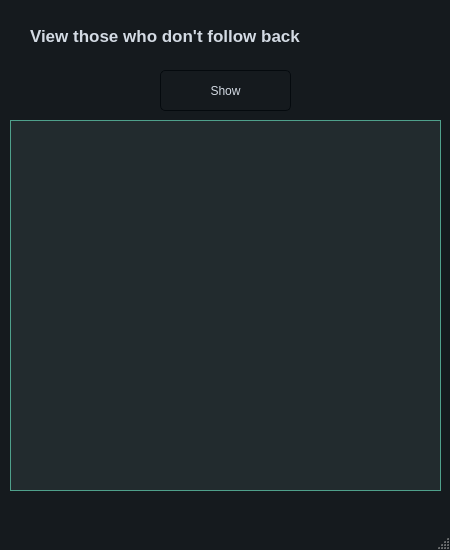
<?xml version="1.0" encoding="UTF-8"?>
<ui version="4.0">
 <class>MainWindow</class>
 <widget class="QMainWindow" name="MainWindow">
  <property name="geometry">
   <rect>
    <x>0</x>
    <y>0</y>
    <width>450</width>
    <height>550</height>
   </rect>
  </property>
  <property name="minimumSize">
   <size>
    <width>450</width>
    <height>550</height>
   </size>
  </property>
  <property name="maximumSize">
   <size>
    <width>450</width>
    <height>550</height>
   </size>
  </property>
  <property name="windowTitle">
   <string>MainWindow</string>
  </property>
  <property name="styleSheet">
   <string notr="true">/*
ManjaroMix Style Sheet for QT Applications
Author: Jaime A. Quiroga P.
Company: GTRONICK
Last updated: 25/02/2020, 15:42.
Available at: https://github.com/GTRONICK/QSS/blob/master/ManjaroMix.qss
*/
QMainWindow {
	background-color:#151a1e;
}
QCalendar {
	background-color: #151a1e;
}
QTextEdit {
	border-width: 1px;
	border-style: solid;
	border-color: #4fa08b;
	background-color: #222b2e;
	color: #d3dae3;
}
QPlainTextEdit {
	border-width: 1px;
	border-style: solid;
	border-color: #4fa08b;
	background-color: #222b2e;
	color: #d3dae3;
}
QToolButton {
	border-style: solid;
	border-top-color: qlineargradient(spread:pad, x1:0.5, y1:1, x2:0.5, y2:0, stop:0 rgb(215, 215, 215), stop:1 rgb(222, 222, 222));
	border-right-color: qlineargradient(spread:pad, x1:0, y1:0.5, x2:1, y2:0.5, stop:0 rgb(217, 217, 217), stop:1 rgb(227, 227, 227));
	border-left-color: qlineargradient(spread:pad, x1:0, y1:0.5, x2:1, y2:0.5, stop:0 rgb(227, 227, 227), stop:1 rgb(217, 217, 217));
	border-bottom-color: qlineargradient(spread:pad, x1:0.5, y1:1, x2:0.5, y2:0, stop:0 rgb(215, 215, 215), stop:1 rgb(222, 222, 222));
	border-width: 1px;
	border-radius: 5px;
	color: #d3dae3;
	padding: 2px;
	background-color: rgb(255,255,255);
}
QToolButton:hover{
	border-style: solid;
	border-top-color: qlineargradient(spread:pad, x1:0.5, y1:1, x2:0.5, y2:0, stop:0 rgb(195, 195, 195), stop:1 rgb(222, 222, 222));
	border-right-color: qlineargradient(spread:pad, x1:0, y1:0.5, x2:1, y2:0.5, stop:0 rgb(197, 197, 197), stop:1 rgb(227, 227, 227));
	border-left-color: qlineargradient(spread:pad, x1:0, y1:0.5, x2:1, y2:0.5, stop:0 rgb(227, 227, 227), stop:1 rgb(197, 197, 197));
	border-bottom-color: qlineargradient(spread:pad, x1:0.5, y1:1, x2:0.5, y2:0, stop:0 rgb(195, 195, 195), stop:1 rgb(222, 222, 222));
	border-width: 1px;
	border-radius: 5px;
	color: rgb(0,0,0);
	padding: 2px;
	background-color: rgb(255,255,255);
}
QToolButton:pressed{
	border-style: solid;
	border-top-color: qlineargradient(spread:pad, x1:0.5, y1:1, x2:0.5, y2:0, stop:0 rgb(215, 215, 215), stop:1 rgb(222, 222, 222));
	border-right-color: qlineargradient(spread:pad, x1:0, y1:0.5, x2:1, y2:0.5, stop:0 rgb(217, 217, 217), stop:1 rgb(227, 227, 227));
	border-left-color: qlineargradient(spread:pad, x1:0, y1:0.5, x2:1, y2:0.5, stop:0 rgb(227, 227, 227), stop:1 rgb(217, 217, 217));
	border-bottom-color: qlineargradient(spread:pad, x1:0.5, y1:1, x2:0.5, y2:0, stop:0 rgb(215, 215, 215), stop:1 rgb(222, 222, 222));
	border-width: 1px;
	border-radius: 5px;
	color: rgb(0,0,0);
	padding: 2px;
	background-color: rgb(142,142,142);
}
QPushButton{
	border-style: solid;
	border-color: #050a0e;
	border-width: 1px;
	border-radius: 5px;
	color: #d3dae3;
	padding: 2px;
	background-color: #151a1e;
}
QPushButton::default{
	border-style: solid;
	border-color: #050a0e;
	border-width: 1px;
	border-radius: 5px;
	color: #FFFFFF;
	padding: 2px;
	background-color: #151a1e;;
}
QPushButton:hover{
	border-style: solid;
	border-color: #050a0e;
	border-width: 1px;
	border-radius: 5px;
	color: #d3dae3;
	padding: 2px;
	background-color: #1c1f1f;
}
QPushButton:pressed{
	border-style: solid;
	border-color: #050a0e;
	border-width: 1px;
	border-radius: 5px;
	color: #d3dae3;
	padding: 2px;
	background-color: #2c2f2f;
}
QPushButton:disabled{
	border-style: solid;
	border-top-color: qlineargradient(spread:pad, x1:0.5, y1:1, x2:0.5, y2:0, stop:0 rgb(215, 215, 215), stop:1 rgb(222, 222, 222));
	border-right-color: qlineargradient(spread:pad, x1:0, y1:0.5, x2:1, y2:0.5, stop:0 rgb(217, 217, 217), stop:1 rgb(227, 227, 227));
	border-left-color: qlineargradient(spread:pad, x1:0, y1:0.5, x2:1, y2:0.5, stop:0 rgb(227, 227, 227), stop:1 rgb(217, 217, 217));
	border-bottom-color: qlineargradient(spread:pad, x1:0.5, y1:1, x2:0.5, y2:0, stop:0 rgb(215, 215, 215), stop:1 rgb(222, 222, 222));
	border-width: 1px;
	border-radius: 5px;
	color: #808086;
	padding: 2px;
	background-color: rgb(142,142,142);
}
QLineEdit {
	border-width: 1px;
	border-style: solid;
	border-color: #4fa08b;
	background-color: #222b2e;
	color: #d3dae3;
}
QLabel {
	color: #d3dae3;
}
QLCDNumber {
	color: #4d9b87;
}
QProgressBar {
	text-align: center;
	color: #d3dae3;
	border-radius: 10px;
	border-color: transparent;
	border-style: solid;
	background-color: #52595d;
}
QProgressBar::chunk {
	background-color: #214037	;
	border-radius: 10px;
}
QMenuBar {
	background-color: #151a1e;
}
QMenuBar::item {
	color: #d3dae3;
  	spacing: 3px;
  	padding: 1px 4px;
	background-color: #151a1e;
}

QMenuBar::item:selected {
  	background-color: #252a2e;
	color: #FFFFFF;
}
QMenu {
	background-color: #151a1e;
}
QMenu::item:selected {
	background-color: #252a2e;
	color: #FFFFFF;
}
QMenu::item {
	color: #d3dae3;
	background-color: #151a1e;
}
QTabWidget {
	color:rgb(0,0,0);
	background-color:#000000;
}
QTabWidget::pane {
		border-color: #050a0e;
		background-color: #1e282c;
		border-style: solid;
		border-width: 1px;
    	border-bottom-left-radius: 4px;
		border-bottom-right-radius: 4px;
}
QTabBar::tab:first {
	border-style: solid;
	border-left-width:1px;
	border-right-width:0px;
	border-top-width:1px;
	border-bottom-width:0px;
	border-top-color: #050a0e;
	border-left-color: #050a0e;
	border-bottom-color: #050a0e;
	border-top-left-radius: 4px;
	color: #d3dae3;
	padding: 3px;
	margin-left:0px;
	background-color: #151a1e;
}
QTabBar::tab:last {
	border-style: solid;
	border-top-width:1px;
	border-left-width:1px;
	border-right-width:1px;
	border-bottom-width:0px;
	border-color: #050a0e;
	border-top-right-radius: 4px;
	color: #d3dae3;
	padding: 3px;
	margin-left:0px;
	background-color: #151a1e;
}
QTabBar::tab {
	border-style: solid;
	border-top-width:1px;
	border-bottom-width:0px;
	border-left-width:1px;
	border-top-color: #050a0e;
	border-left-color: #050a0e;
	border-bottom-color: #050a0e;
	color: #d3dae3;
	padding: 3px;
	margin-left:0px;
	background-color: #151a1e;
}
QTabBar::tab:selected, QTabBar::tab:last:selected, QTabBar::tab:hover {
  	border-style: solid;
  	border-left-width:1px;
	border-bottom-width:0px;
	border-right-color: transparent;
	border-top-color: #050a0e;
	border-left-color: #050a0e;
	border-bottom-color: #050a0e;
	color: #FFFFFF;
	padding: 3px;
	margin-left:0px;
	background-color: #1e282c;
}

QTabBar::tab:selected, QTabBar::tab:first:selected, QTabBar::tab:hover {
  	border-style: solid;
  	border-left-width:1px;
  	border-bottom-width:0px;
  	border-top-width:1px;
	border-right-color: transparent;
	border-top-color: #050a0e;
	border-left-color: #050a0e;
	border-bottom-color: #050a0e;
	color: #FFFFFF;
	padding: 3px;
	margin-left:0px;
	background-color: #1e282c;
}

QCheckBox {
	color: #d3dae3;
	padding: 2px;
}
QCheckBox:disabled {
	color: #808086;
	padding: 2px;
}

QCheckBox:hover {
	border-radius:4px;
	border-style:solid;
	padding-left: 1px;
	padding-right: 1px;
	padding-bottom: 1px;
	padding-top: 1px;
	border-width:1px;
	border-color: transparent;
}
QCheckBox::indicator:checked {

	height: 10px;
	width: 10px;
	border-style:solid;
	border-width: 1px;
	border-color: #4fa08b;
	color: #000000;
	background-color: qradialgradient(cx:0.4, cy:0.4, radius: 1.5,fx:0, fy:0, stop:0 #1e282c, stop:0.3 #1e282c, stop:0.4 #4fa08b, stop:0.5 #1e282c, stop:1 #1e282c);
}
QCheckBox::indicator:unchecked {

	height: 10px;
	width: 10px;
	border-style:solid;
	border-width: 1px;
	border-color: #4fa08b;
	color: #000000;
}
QRadioButton {
	color: #d3dae3;
	padding: 1px;
}
QRadioButton::indicator:checked {
	height: 10px;
	width: 10px;
	border-style:solid;
	border-radius:5px;
	border-width: 1px;
	border-color: #4fa08b;
	color: #a9b7c6;
	background-color: qradialgradient(cx:0.5, cy:0.5, radius:0.4,fx:0.5, fy:0.5, stop:0 #4fa08b, stop:1 #1e282c);
}
QRadioButton::indicator:!checked {
	height: 10px;
	width: 10px;
	border-style:solid;
	border-radius:5px;
	border-width: 1px;
	border-color: #4fa08b;
	color: #a9b7c6;
	background-color: transparent;
}
QStatusBar {
	color:#027f7f;
}
QSpinBox {
	color: #d3dae3;
	background-color: #222b2e;
	border-width: 1px;
	border-style: solid;
	border-color: #4fa08b;
}
QDoubleSpinBox {
	color: #d3dae3;
	background-color: #222b2e;
	border-width: 1px;
	border-style: solid;
	border-color: #4fa08b;
}
QTimeEdit {
	color: #d3dae3;
	background-color: #222b2e;
	border-width: 1px;
	border-style: solid;
	border-color: #4fa08b;
}
QDateTimeEdit {
	color: #d3dae3;
	background-color: #222b2e;
	border-width: 1px;
	border-style: solid;
	border-color: #4fa08b;
}
QDateEdit {
	color: #d3dae3;
	background-color: #222b2e;
	border-width: 1px;
	border-style: solid;
	border-color: #4fa08b;
}
QFontComboBox {
	color: #d3dae3;
	background-color: #222b2e;
	border-width: 1px;
	border-style: solid;
	border-color: #4fa08b;
}
QComboBox {
	color: #d3dae3;
	background-color: #222b2e;
	border-width: 1px;
	border-style: solid;
	border-color: #4fa08b;
}

QDial {
	background: #16a085;
}

QToolBox {
	color: #a9b7c6;
	background-color: #222b2e;
}
QToolBox::tab {
	color: #a9b7c6;
	background-color:#222b2e;
}
QToolBox::tab:selected {
	color: #FFFFFF;
	background-color:#222b2e;
}
QScrollArea {
	color: #FFFFFF;
	background-color:#222b2e;
}
QSlider::groove:horizontal {
	height: 5px;
	background-color: #52595d;
}
QSlider::groove:vertical {
	width: 5px;
	background-color: #52595d;
}
QSlider::handle:horizontal {
	background: #1a2224;
	border-style: solid;
	border-width: 1px;
	border-color: rgb(207,207,207);
	width: 12px;
	margin: -5px 0;
	border-radius: 7px;
}
QSlider::handle:vertical {
	background: #1a2224;
	border-style: solid;
	border-width: 1px;
	border-color: rgb(207,207,207);
	height: 12px;
	margin: 0 -5px;
	border-radius: 7px;
}
QSlider::add-page:horizontal {
    background: #52595d;
}
QSlider::add-page:vertical {
    background: #52595d;
}
QSlider::sub-page:horizontal {
    background-color: #15433a;
}
QSlider::sub-page:vertical {
    background-color: #15433a;
}
QScrollBar:horizontal {
	max-height: 10px;
	border: 1px transparent grey;
	margin: 0px 20px 0px 20px;
	background: transparent;
}
QScrollBar:vertical {
	max-width: 10px;
	border: 1px transparent grey;
	margin: 20px 0px 20px 0px;
	background: transparent;
}
QScrollBar::handle:horizontal {
	background: #52595d;
	border-style: transparent;
	border-radius: 4px;
	min-width: 25px;
}
QScrollBar::handle:horizontal:hover {
	background: #58a492;
	border-style: transparent;
	border-radius: 4px;
	min-width: 25px;
}
QScrollBar::handle:vertical {
	background: #52595d;
	border-style: transparent;
	border-radius: 4px;
	min-height: 25px;
}
QScrollBar::handle:vertical:hover {
	background: #58a492;
	border-style: transparent;
	border-radius: 4px;
	min-height: 25px;
}
QScrollBar::add-line:horizontal {
   border: 2px transparent grey;
   border-top-right-radius: 4px;
   border-bottom-right-radius: 4px;
   background: #15433a;
   width: 20px;
   subcontrol-position: right;
   subcontrol-origin: margin;
}
QScrollBar::add-line:horizontal:pressed {
   border: 2px transparent grey;
   border-top-right-radius: 4px;
   border-bottom-right-radius: 4px;
   background: rgb(181,181,181);
   width: 20px;
   subcontrol-position: right;
   subcontrol-origin: margin;
}
QScrollBar::add-line:vertical {
   border: 2px transparent grey;
   border-bottom-left-radius: 4px;
   border-bottom-right-radius: 4px;
   background: #15433a;
   height: 20px;
   subcontrol-position: bottom;
   subcontrol-origin: margin;
}
QScrollBar::add-line:vertical:pressed {
   border: 2px transparent grey;
   border-bottom-left-radius: 4px;
   border-bottom-right-radius: 4px;
   background: rgb(181,181,181);
   height: 20px;
   subcontrol-position: bottom;
   subcontrol-origin: margin;
}
QScrollBar::sub-line:horizontal {
   border: 2px transparent grey;
   border-top-left-radius: 4px;
   border-bottom-left-radius: 4px;
   background: #15433a;
   width: 20px;
   subcontrol-position: left;
   subcontrol-origin: margin;
}
QScrollBar::sub-line:horizontal:pressed {
   border: 2px transparent grey;
   border-top-left-radius: 4px;
   border-bottom-left-radius: 4px;
   background: rgb(181,181,181);
   width: 20px;
   subcontrol-position: left;
   subcontrol-origin: margin;
}
QScrollBar::sub-line:vertical {
   border: 2px transparent grey;
   border-top-left-radius: 4px;
   border-top-right-radius: 4px;
   background: #15433a;
   height: 20px;
   subcontrol-position: top;
   subcontrol-origin: margin;
}
QScrollBar::sub-line:vertical:pressed {
   border: 2px transparent grey;
   border-top-left-radius: 4px;
   border-top-right-radius: 4px;
   background: rgb(181,181,181);
   height: 20px;
   subcontrol-position: top;
   subcontrol-origin: margin;
}

QScrollBar::add-page:horizontal, QScrollBar::sub-page:horizontal {
   background: none;
}
QScrollBar::add-page:vertical, QScrollBar::sub-page:vertical {
   background: none;
}</string>
  </property>
  <widget class="QWidget" name="centralwidget">
   <widget class="QTextEdit" name="textEdit">
    <property name="geometry">
     <rect>
      <x>10</x>
      <y>120</y>
      <width>431</width>
      <height>371</height>
     </rect>
    </property>
    <property name="font">
     <font>
      <pointsize>14</pointsize>
     </font>
    </property>
   </widget>
   <widget class="QLabel" name="label">
    <property name="geometry">
     <rect>
      <x>30</x>
      <y>20</y>
      <width>431</width>
      <height>31</height>
     </rect>
    </property>
    <property name="font">
     <font>
      <pointsize>13</pointsize>
      <weight>75</weight>
      <bold>true</bold>
     </font>
    </property>
    <property name="text">
     <string>View those who don't follow back</string>
    </property>
   </widget>
   <widget class="QPushButton" name="pushButton">
    <property name="geometry">
     <rect>
      <x>160</x>
      <y>70</y>
      <width>131</width>
      <height>41</height>
     </rect>
    </property>
    <property name="text">
     <string>Show</string>
    </property>
   </widget>
  </widget>
  <widget class="QMenuBar" name="menubar">
   <property name="geometry">
    <rect>
     <x>0</x>
     <y>0</y>
     <width>450</width>
     <height>23</height>
    </rect>
   </property>
  </widget>
  <widget class="QStatusBar" name="statusbar"/>
 </widget>
 <resources/>
 <connections/>
</ui>
